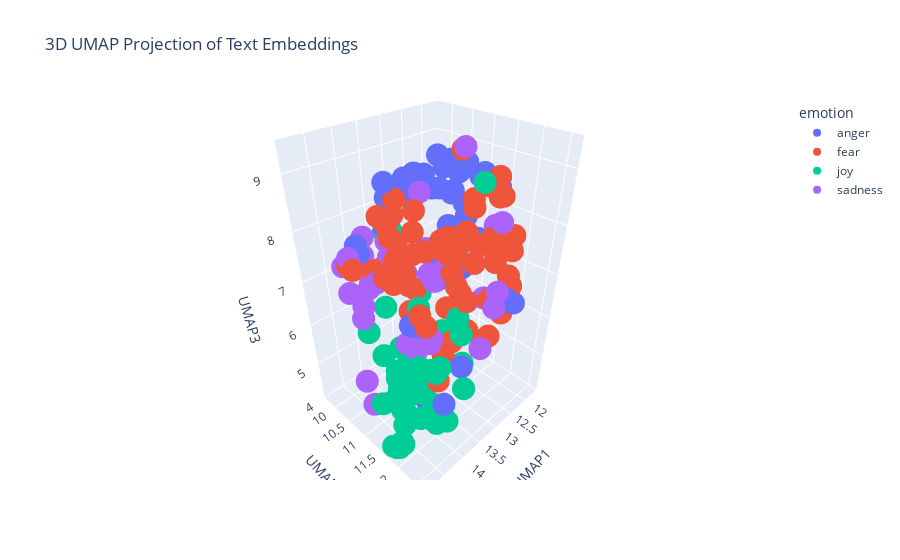

Source (notebook cell):
### Markdown cell above
---
##### <a id='toc1_5_8_1_1_'></a>[**>>> Exercise 4 (Take home):**](#toc0_)

Apply UMAP to the same embeddings to reduce the dimensionality to 3D vectors and plot the 3D graph, discuss the differences and similarities with the 2D graph.

### Code cell
# Answer here
import pandas as pd
import numpy as np
import umap
import plotly.express as px

combined_df = pd.concat([train_df_new, test_df_new], ignore_index=True)
X_embeddings = np.array(combined_df['embeddings_values'].tolist())
reducer_3d = umap.UMAP(n_components=3,metric='cosine',random_state=28
)
embedding_3d = reducer_3d.fit_transform(X_embeddings)

df_plot_3d = pd.DataFrame(embedding_3d, columns=['UMAP1', 'UMAP2', 'UMAP3'])
df_plot_3d['emotion'] = combined_df['emotion']
df_plot_3d['intensity'] = combined_df['intensity']
df_plot_3d['text'] = combined_df['text']

fig_3d = px.scatter_3d(
    df_plot_3d,
    x='UMAP1',
    y='UMAP2',
    z='UMAP3',
    color='emotion',
    hover_data=['text', 'intensity'],
    title='3D UMAP Projection of Text Embeddings'
)

fig_3d.show()

### Figure 1 — Plotly figure (JSON) as saved in the notebook; plotly's stock layout.template omitted (floating-point values rounded to 4 significant figures)
{"data": [{"customdata": [["Still can't log into my fucking Snapchat#Snapchat #snap", 0.9], ["my wasp sting is so itchy", 0.356], ["can't believe Achilles killed me! #angry", 0.75], ["@MetsProspectHub @brianpmangan taking offense to acount...he ranks 32 of 36 over last 2 years by SABR", 0.312], ["Houston might lose a coach tomorrow or by midnight. #yikes ?", 0.312], ["Making my buddy cry !! Bitch wait for revenge 🤗👌🏻", 0.812], ["pray for my boy huff", 0.208], ["@Sargon_of_Akkad It'll be like burning rap albums; they'll have to buy it first, but gosh darn it, they have to get rid of it.", 0.417], ["@iStoleFreeHugs @stephlaris lol I'm happy with my negative, realistic ass self. Sorry to offend you", 0.438], ["I don't even #feel #anger anymore can't explain it .. #Tulsa #Charlotte #Trayvon #SandraBland #Philando #Ferguson #BatonRouge #MichaelBrown", 0.479], ["@DeltaDomain @SawDraze @qurions dis dat nigga from fume right?", 0.417], ["A @FirstBSA not turning up? Why am I not surprised. Late for work again! #fuming", 0.688], ["#Taurus will react angrily when she can't take being provoked any longer.", 0.438], ["GAMEDAY VS BUFORD TODAY AT 5:30 AT HOME!!!!!!!!! NEVER BEEN SO EXCITED ", 0.208], ["I can definitely feel my irritation today, lord give me strength", 0.667], ["@Freepenalties @TMortimerFtbl Doll is a vile creature on the touchline. Every game he has tantrums &amp; shouts at the ref. Would love to see", 0.479], ["@LynneGarrison yeah, I've only seen that floated online as a theory, it was probably made up by a bitter stan. I ignore pets v vets crap too", 0.562], ["@rtrn94 Mine is that the party did decide but the party has been slowly transformed into a vengeful hell-cult of white male resentment", 0.792], ["Keep in mind. We're all weak. Don't insult people just because they're human.", 0.333], ["@DFSCare apparently you are to contact me. Sofas were meant to be delivered today. Old ones gone. Sitting on floor. No sofas! ", 0.583], ["Never forget that 5Live cancelled programs, to allow them to extend 606 so people could call in and detail their outrage after our behaviour", 0.596], ["Before revenge you feel good after revenge you feel worse 💯 @HillaryClinton", 0.458], ["My baskets are better when I'm in a bad mood someone irritate me before practice please", 0.479], ["@VanDashNessa @taotao_salupa5 Nobody in that street burning and looting and terrifying innocent citizens was there, either.", 0.556], ["@FoxNews @SheriffClarke @FoxNewsInsider This man is an affront to our justice system.", 0.688], ["@feistyarcher -trouble,' he feigned anger and gave her a look that told her to behave. He knew she wouldn't though, and that was one of -", 0.417], ["Houston might lose a coach tomorrow or by midnight.  #yikes #offense?", 0.271], [".@RepDelBene: 'Today's proceedings and the entire process is an insult to our constituents.'", 0.593], ["Bes! You don't just tell a true blooded hoopjunkie to switch a f*c@n' team that juz destroyed your own team. You juz don't! #insult", 0.891], ["@rumanaa_r @DaiIyRoasts what did I do to offend you? 🙄😭😂", 0.396], ["@HuffPostUK  NO greater wrath than a woman scorned.", 0.458], ["SOMEONE LET SNAKES IN MY HOUSE, I BET IT @Ya_Boi_Huck I KILL THAT BUGGER WHEN I GET MY HANDS ON HIM  #HuckFP2", 0.764], [" I can't guess if you holding a grudge against the best'", 0.425], ["@RealJeffsdomain Wolfpack theme and trons and sting wore the wolf shirt", 0.312], ["Fake people irritate me", 0.562], ["The liberal outrage over don king saying the N-word really angers me. The white yuppie progressives can go fuck themselves, shame on blacks", 0.863], ["Hey folks sorry if anything offensive got posted on here yesterday my account got hacked. All fixed now though. I hope :-/  #annoyed", 0.521], ["ESPN just assumed I wanted their free magazines ", 0.271], ["@komal_sidhnani true...\\nThey r burning with other's pleasure!\\nPpl in true love happiness everywhere _😃", 0.312], ["Sometimes I get mad over something so minuscule I try to ruin somebodies life not like lose your job like get you into federal prison ", 0.708], ["My eyes have been dilated. I hate the world right now with the rage of a thousand fiery dragons. I need a drink.", 0.812], ["Just joined #pottermore and was sorted into HUFFLEPUFF 😡😡😡 #fuming", 0.708], ["@MaddenFreestyle i turn the game on wanting to play madden, and before i load up a game i just turn it off now.", 0.5], ["Sorry guys I have absolutely no idea what time i'll be on cam tomorrow but will keep you posted. #fuming", 0.417], ["i live and die for mchanzo honeymoon crashing and burning the second they move in together", 0.479], ["@TrevorHMoore @paget_old In Scotland, the right-wingers are the most rabid anti-nationalists. Socialists are mostly in favour.", 0.604], ["@pbhushan1 @IndianExpress so in your opinion is this the worst delhi govt? #acrid #bitter #hypocrisy", 0.708], ["@danbloom1 beware the fury of a weak king", 0.417]], "hovertemplate": "emotion=anger<br>UMAP1=%{x}<br>UMAP2=%{y}<br>UMAP3=%{z}<br>text=%{customdata[0]}<br>intensity=%{customdata[1]}<extra></extra>", "legendgroup": "anger", "marker": {"color": "#636efa", "symbol": "circle"}, "mode": "markers", "name": "anger", "scene": "scene", "showlegend": true, "type": "scatter3d", "x": [12.05, 14.42, 12.44, 12.64, 14.32, 12.51, 13.99, 12.59, 12.71, 12.99, 12.35, 12.02, 12.81, 14.29, 13.55, 12.11, 12.84, 12.4, 12.68, 11.85, 12.28, 12.49, 13.15, 12.85, 12.41, 13.19, 14.25, 12.43, 12.47, 12.57, 12.4, 12.27, 12.94, 13.46, 13.25, 13.06, 12.41, 12.89, 14.14, 13.04, 13.52, 12.06, 12.74, 12.21, 13.81, 12.3, 12.31, 12.45], "y": [10.85, 10.53, 10.5, 11.32, 11.71, 10.39, 11.4, 11.13, 10.53, 11.46, 10.67, 11.15, 10.48, 12.45, 10.3, 12.17, 10.27, 11.08, 10.08, 11.07, 12.13, 10.7, 10.3, 11.79, 11.85, 9.752, 11.74, 11.74, 10.88, 10.59, 10.74, 10.66, 10.22, 12.1, 10.08, 11.21, 10.49, 11.39, 11.9, 10.21, 10.23, 10.8, 11.43, 10.73, 9.711, 11.04, 11.44, 10.46], "z": [7.706, 7.886, 8.289, 7.023, 6.836, 8.274, 6.391, 8.992, 6.455, 8.993, 7.55, 7.334, 8.647, 5.53, 8.38, 6.372, 8.304, 8.931, 8.519, 7.141, 6.525, 8.829, 8.476, 8.979, 8.695, 7.473, 6.797, 8.768, 8.357, 6.357, 8.871, 8.184, 8.179, 5.583, 8.276, 9.03, 6.808, 7.489, 5.052, 8.566, 8.624, 7.96, 7.146, 7.187, 7.118, 8.871, 8.797, 8.891]}, {"customdata": [["thank you for your concern, computer, but my last name isn't misspelled, it's just weird", 0.354], ["@NaziaMemon01 yeah a terror packed terror supported speech..", 0.583], ["When a guy comes on the train that smells like a mixture of a damp dog, old sweat and sewage works!!!! #gross  #getoffthetrain #smelly", 0.438], ["@Berbaqueue @_indubioproreo shocking work ethic by our players, Rooney stifled by their laziness", 0.396], ["81' Goal scorer Vidar Kjartansson comes off in favor of Dor Micha! Another terrific performance by @Vidarkjartans #YallaMaccabi", 0.229], ["Fear blocks blessings, faith unlocks them. #ManUp #fear #faith", 0.388], ["That old lady is cray cray #scared #BellaIsSoCute #awe #Empire", 0.574], ["a #monster is only a #monster if you view him through #fear", 0.5], ["okay i AHVE to start mob psycho 100 today. if i dont im going to fight myself", 0.562], ["The focal points of war lie in #terrorism and the #UN needs to address #violentextremism", 0.75], ["Just #terrible from the cats there. Wow. #AFLCatsSwans", 0.458], ["@AnneMarieIAm Heard #alarm 1. time in Germany today #youFM, TG finally .. and far far too late. Germany always late w UK artists!!😡😠", 0.521], ["#WeirdWednesday OKAY! That jump-scared the #Poop out of me right there. Bad dog, BAD! Total code-brown in my favorite pants. #Damnit ", 0.875], ["@Orrible_Ives I didn't say anything bad about the situation great mate, can't believe some were. Makes me despair of humanity", 0.562], ["@casillasbreanna awe thanks girl 😊😊", 0.146], ["Regardless of your age or station in life, it all comes down to one simple truth: you just have to #start. - Jon Acuff #inspiring #quote", 0.292], ["No @Chrishilly1987 for MOS 😡  #shocking Leads from the front 💪🏻", 0.438], ["Unruly kids at 8am in the morning #nothanks ripping the flower beds up by the roots while their parents watch ", 0.322], ["@jjskeffington @foodbelfast I dread to think!", 0.583], ["I seem to alternate between 'sleep-full' and sleepless nights. Tonight is a sleepless one. 😕 #insomnia  #notfair", 0.583], ["@madihayousufzai Please DM your concern", 0.271], ["I'm getting so nervous for my first anatomy exam 😩", 0.812], ["# ISIS REFERENCES SCRUBBED?  Federal complaint against suspect in NYC, NJ bombings appears to omit terror names in bloody journ...  #news", 0.729], ["Jeans with fake pockets ", 0.125], ["It's 5:55am. I'm hungry but there is no food. #panic", 0.723], ["If purging was real, Kenya would be the country where the elite purge from choppers while the low-class cower under their beds for 12 hours", 0.583], ["@Markgatiss I'm surrounded by those Trump voters. You're right, it is fucking terrifying. #redstate ", 0.854], ["#GADOT please put a left turn signal at Williams and Ivan Allen Jr Blvd. This is absolutely ridiculous #ATLtraffic #horrible", 0.479], ["When you arrive at the office the day before your first ever festival and the Internet is down #panic", 0.75], ["@UCSMindfulness thank u so much! we just finished another #mindfulness film called #release about #anxiety - plz share!", 0.375], ["@metrotrains why is there no disabled access at pontefract monkhill? #terrible", 0.458], ["In dire need of a worship session to just let go of everything", 0.562], ["It's so funny cause Cooper's going to go farther than the people who bully her", 0.146], ["@SalmonDelicious @bigdickkishibae I lost it at 18. Like, really not a big deal. Don't worry about trivial shit like that.", 0.292], ["this Mac update has me some kind of apprehensive.", 0.646], ["@aidankerrpol I think you should do. Get the fashion police involved. ", 0.169], ["ugh!! this is the worst!! i didn't read at all this whole first month of school and i have a unit test on friday!!! awe man!!", 0.646], ["@USAneedsTRUMP @HillaryClinton @realDonaldTrump awe!!! #cnn so bias and doesn't care about people only money", 0.521], ["How am I supposed to intimidate the freshman if half of them are taller than I am??", 0.604], ["Study finds #awe &amp; #wonder of something greater than self, leads to #creative boosts of expansive thinking. @outsideonline #write #thoreau", 0.146], ["I don't know how people can binge watch horror films ...ALONE!😓😰", 0.75], ["oh yay old scientist builds himself a robot assistant and makes it look like a hot naked woman nothing alarming here", 0.3], ["Everything you’ve ever wanted is on the other side of fear. –George Addair #ThursdayThoughts #yourpushfactor  #life #quote", 0.271], ["I polished my nails, but can't find the polish remover. It look like a 3yr old polished my nails lol #horrible", 0.333], ["That old lady is cray cray #scared #BellaIsSoCute  #Empire", 0.5], ["@SueWallace78 peanut butter???? You some kinda pervert?? #awful", 0.375], ["6. 5 minutes to perform and I'm #nervous I wish these noises would stop #handicapped #annoyed", 0.875], ["@rsdeepsea @BreitbartNews If 3 people are in a country of 300 million - you are going to RUIN the whole country over 3 people? #fear", 0.75], ["Don't let fear hold you back from being who you want to be. Use it's power to push you towards your goals. No more fear, just action. ", 0.275], ["I like the commercial where @kohara19, on a chocolate milk bender, steals a soccer ball from some guys and refuses to give it back. ", 0.188], ["Can we start a 'get Chris Sutton off our tv campaign? Spread the work #terrible #pundit #noclue", 0.433], ["If my concerns &amp; anxiety don't matter to you then I shall return the favor. #EyeMatter", 0.729], ["@JeffersonLake speaking of ex cobblers, saw Ricky Holmes at Charlton last week.. tracking back &amp; defending... I dread seeing Gorre on ball..", 0.417], ["I know this is going to be one of those nights where it takes an Act of God to fall asleep. ", 0.771], ["Why upping rooms makes a few apprehend leaving out charcoal ownership: UnZU", 0.396], ["#twitter #users Tweeting on twitter is like playing a game against the computer. Where's the life, Everyone too #afraid to say something?", 0.521], ["Tweeting from the sporadic wifi on the tube ", 0.292], ["There goes the butterflies in my stomach.  #anxietyproblems", 0.702], ["Staff on @ryainair FR1005. Asked for info and told to look online. You get what you pay for. #Ryanair @STN_Airport #Compensation #awful", 0.271], ["@TheDappaMc also £2.50 for a chocolate Feast ice lolly.. proper shocking 😩", 0.438], ["Hillary Clinton looked the other way to the Saudi war on women and their terror financing because they bought her off.", 0.479], ["Having a terrific Tuesday? Crush it today with the Power of 4. Treat your internet like Pizza =D \\n#PowerOf4", 0.25], ["@All4 is the android app it designed to be buggy and work sporadically on a fire TV box? ", 0.25], ["I want to be a woman who #overcomes obstacles by tackling them in #faith instead of tiptoeing around them in #fear. Renee Swope", 0.312]], "hovertemplate": "emotion=fear<br>UMAP1=%{x}<br>UMAP2=%{y}<br>UMAP3=%{z}<br>text=%{customdata[0]}<br>intensity=%{customdata[1]}<extra></extra>", "legendgroup": "fear", "marker": {"color": "#EF553B", "symbol": "circle"}, "mode": "markers", "name": "fear", "scene": "scene", "showlegend": true, "type": "scatter3d", "x": [12.85, 12.83, 12.46, 12.21, 12.66, 14.27, 13.92, 14.14, 13.5, 12.94, 12.15, 12.03, 13.03, 12.56, 13.53, 14.36, 12.35, 13.0, 13.51, 14.3, 12.7, 14.45, 12.85, 13.27, 14.52, 12.64, 13.17, 11.9, 14.36, 14.45, 12.04, 14.46, 13.24, 13.16, 14.37, 12.85, 13.94, 12.59, 13.82, 14.43, 14.55, 13.79, 14.25, 14.04, 14.13, 12.55, 14.27, 13.41, 14.24, 13.11, 12.12, 13.25, 12.27, 14.66, 13.39, 13.33, 13.37, 14.62, 11.92, 12.8, 12.61, 14.03, 11.83, 14.37], "y": [10.17, 11.96, 11.94, 12.05, 12.06, 12.5, 11.98, 12.32, 10.46, 12.09, 12.02, 11.61, 11.71, 11.22, 11.7, 12.61, 11.77, 11.47, 11.95, 10.83, 11.01, 11.56, 12.18, 10.11, 11.38, 11.22, 11.95, 11.89, 11.66, 12.07, 11.97, 10.31, 10.49, 10.57, 11.76, 11.68, 10.76, 12.07, 10.39, 12.18, 11.71, 11.27, 12.58, 10.95, 11.85, 11.88, 11.41, 12.16, 12.58, 11.53, 12.07, 10.63, 12.03, 10.74, 10.34, 12.19, 12.18, 11.71, 11.57, 11.6, 11.98, 12.06, 11.37, 12.48], "z": [6.9, 8.863, 7.584, 6.45, 5.81, 8.603, 8.359, 8.622, 8.389, 8.974, 6.933, 6.992, 8.062, 6.342, 5.667, 8.297, 6.366, 7.859, 7.328, 7.491, 5.947, 8.065, 8.761, 7.892, 7.705, 9.212, 8.762, 7.628, 7.848, 7.317, 7.401, 7.431, 5.87, 6.426, 7.674, 5.836, 8.182, 8.657, 8.155, 7.148, 8.213, 8.548, 8.481, 8.048, 8.199, 7.818, 7.929, 8.77, 8.658, 5.608, 6.718, 7.73, 6.138, 7.615, 7.411, 8.141, 7.815, 7.795, 7.336, 6.463, 8.961, 5.61, 7.108, 8.56]}, {"customdata": [["@liamch88 yeah! :) playing well ", 0.688], ["promise of restoration to the nation of israel...'everywhere you look blessing '..barns/wine overflow.Everything beautiful  #do_u_see", 0.56], ["What a #lively #lovely #shower 😇 ..", 0.82], ["In ever use to like smiling until I realized how good my teeth look ... Witout the braces", 0.613], ["Watch this amazing live.ly broadcast by @swagrman_fan  #musically", 0.521], ["Punchline king is back! @Paedeezy 🔥🔥🔥🔥🔥🔥🔥💯💯💯 #bright city lights", 0.542], ["Love how cheerful that woman is about storing someone else's furniture for an eternity. I'd have sold it by now. #GrandDesigns", 0.36], ["Watch this amazing live.ly broadcast by @elise_awsome_11 #lively #musically", 0.58], ["#ThisIsUs has messed with my mind &amp; now I'm anticipating the next episode with #apprehension &amp; #delight! #isthereahelplineforthis", 0.404], ["Doesn't it just suck when you're so real to someone and try to exhilarate every ounce out of them to only see that they're not down", 0.279], ["@Singaholic121 Good morning, love! Happy first day of fall. Let's make some awesome #autumnmemories #annabailey #laughter #smile", 0.924], ["@AJStylesOrg I know they have you a scripted ego maniac but, I was so elated to hear that you are a devout Christian like myself. Phenomanal", 0.577], ["Rec'd call 2day from Haitian church we started in Florida some 15yrs ago. Preparing to acquire their own bldg. Wanted me to know. #rejoicing", 0.56], ["Yo this 3 v 3 overtime in hockey got me sweaty damn this ish exhilarating", 0.68], ["Watch this amazing live.ly broadcast by @its.finfin  #musically", 0.458], ["@Nikhilv95 @LydiajaneF I wish, I really, truly wish, that I had just a modicum of your banter. #hilarious", 0.646], ["I like talking to someone who makes me laugh, laughter is the best medicine", 0.646], ["Laudrup and his evil white companions rejoice.", 0.36], ["Why have I only just started watching glee this week I am now addicted 🙄  #GLEEK", 0.5], ["Watch this amazing live.ly broadcast by @evanhufferd  #musically", 0.452], ["It's meant to be!! #happy #happy", 0.917], ["I'm due for a big change! I've prayed on it, I think I deserve it #positivity ", 0.6], ["@zinabukvic_ cheer up", 0.38], ["Time to go hit up the library - I have a lovely PILE of book reservations to collect this morning...  #books #reading", 0.521], ["You don't smile and you say you're in love, but that's why I don't love", 0.146], ["@chrisrock brings back great memories of hilarity on #SATURDAYNIGHTLIVE", 0.64], ["@DailyMailCeleb @KTHopkins Katie I love how you describe yourself as 'normal'. Really you're anything but! #hilarious #neverchange", 0.5], ["@KMunie7 @KaranEsch Helluva lot more animated than they were for the actual game &gt;.&lt;", 0.327], ["Meanwhile, the so-called M’s fans sit there knitting or sleeping not sure which but they certainly aren’t cheering like the other teams fans", 0.271], ["@clonmacart I'm beaming with glee.", 0.729], ["When we give cheerfully and accept gratefully, everyone is blessed.\\n»Maya Angelou\\n\\n@DrMayaAngelou #RIP #MayaAngelou", 0.44], ["Watch this amazing live.ly broadcast by @maisiev #lively #musically", 0.542], ["@samvirwin fancy! I have some of those and I have never put them up, I should do that. Also, I vote jaunty angles then no one will judge", 0.52], ["Being a veteran just totally got me out of a ticket. I'm elated right now, close call.", 0.604], ["I'm watching joyful noise for 100000000 time cuz I love this movie and @KekePalmer", 0.792], ["Thinking about trying some comedy on youtube. Always been fond of it. Time to nut up. #laughter #comedy #maybeoneday #hopefullyfunny #LOL", 0.646], ["@MacDsmash you should get some @SSB_Swedish delight", 0.404], ["It feels good to get outside for a minute and get some fresh air.  It's hard to stay cooped up inside all day ", 0.58], ["@chencouture LMAO Is it that 'so slutty' hater girl? That video was hilarious. 😂", 0.7], ["Sioux Valley wins home competitive #cheer invite with a score of 158. ...Dell Rapids second at 138", 0.583], ["I love my family so much #lucky #grateful #smartassfamily  #love", 0.936], ["@kwelbyroberts they will come and you will rejoice at their arrival.", 0.458], ["A lifetime of laughter at the expense of the death of a bachelor", 0.354], ["@hesham786 that's the spirit #optimism", 0.396], ["@billie21806 @cnnbrk tell that to your bodies cheering on the deaths of black people by cops. their fear is killing us.", 0.1]], "hovertemplate": "emotion=joy<br>UMAP1=%{x}<br>UMAP2=%{y}<br>UMAP3=%{z}<br>text=%{customdata[0]}<br>intensity=%{customdata[1]}<extra></extra>", "legendgroup": "joy", "marker": {"color": "#00cc96", "symbol": "circle"}, "mode": "markers", "name": "joy", "scene": "scene", "showlegend": true, "type": "scatter3d", "x": [13.32, 14.42, 14.61, 14.49, 14.78, 14.49, 13.34, 14.72, 14.36, 13.26, 14.24, 14.15, 14.49, 14.69, 14.8, 13.9, 14.29, 13.7, 14.89, 14.85, 14.24, 14.29, 13.81, 14.35, 13.23, 14.75, 13.74, 12.97, 13.0, 14.45, 14.4, 14.7, 13.12, 14.66, 14.78, 14.35, 12.96, 14.71, 12.86, 14.28, 14.37, 14.22, 13.65, 13.8, 13.03], "y": [12.0, 12.01, 11.78, 11.49, 11.78, 11.77, 11.05, 11.83, 11.95, 10.05, 11.2, 12.13, 12.34, 12.23, 11.76, 10.93, 10.9, 12.38, 11.85, 11.71, 11.85, 11.86, 11.68, 11.61, 9.709, 11.37, 11.0, 11.54, 11.26, 11.82, 12.39, 11.83, 11.28, 12.01, 11.95, 10.57, 11.64, 11.85, 10.4, 12.52, 11.39, 12.13, 10.22, 11.89, 12.02], "z": [5.505, 4.884, 4.662, 5.594, 4.144, 4.81, 5.669, 4.317, 7.342, 7.546, 5.396, 5.927, 5.237, 6.101, 4.162, 5.585, 5.619, 5.408, 5.608, 4.201, 5.299, 5.98, 5.444, 5.881, 7.453, 5.03, 5.454, 6.127, 7.103, 5.5, 5.07, 4.241, 5.752, 5.687, 5.37, 6.013, 5.764, 5.883, 6.096, 5.141, 5.128, 5.212, 6.046, 5.653, 8.994]}, {"customdata": [["@Cigna bows out for the moment. Rather than sulk, I'm going to @UCSF for an opinion from the guys studying #Oligodendroglioma. ✌️&amp; ❤️ &amp; 🍩's", 0.312], ["When health insurance won't cover TMS but they let me know they cover ECT #mentalhealth #psychology #depression #TMS #ECT", 0.811], ["All clouded out.\\n\\n Considering using a camera, 1) star trails 2) eyepiece projection.", 0.25], ["untypical kinda Friday #dull", 0.542], ["@DaltonRapattoni sadly i have to go to bed now don't announce anything while i'm gone thank u i love you", 0.417], ["We can't even grieve over one black body before another one pops up due to pig brutality", 0.892], ["Damn gud #premiere #LethalWeapon...#funny and ", 0.229], ["Sometimes The Worst Place You Can Be Is In Your Own Head.'\\n\\n#quotes #worstenemy #depression #thinktoomuch", 0.854], ["@Ren102e906 Just do what you can, don't get discouraged, maybe some prayers for divine intervention to help you would help :)", 0.438], ["Good morning lovely people. Not gonna lie I've woken up feeling pretty glum.", 0.754], ["@Hayles_101 The three R's depress me.", 0.792], ["@cotsonika @NHL well, they should all be unhappy for the way they played.  Right @fmjacob ??", 0.542], ["I'm slugging vitamin D pills by the handful, like they were m&amp;ms. When will this eternal winter end?! #Melbourne #grim #overit", 0.675], ["so lost i'm faded", 0.729], ["This pretentious dick in Night Gallery just fucking, used a towel to dry off his sink", 0.396], ["That's me for the evening, though! Way too lit to finish these off properly without causing some serious mischief.", 0.396], ["@AerLingus #business class #Los Angeles to Dublin #destroyed luggage #60 day customer response time #unhappy customer", 0.583], ["Alt-J - Hunger of the pine.", 0.235], ["Has anyone noticed that @npr stories in recent days all paint positive accomplishments for Trump and challenges for Hillary? #surprised ", 0.333], ["@chelseafc let them know it's the ", 0.3], ["Itching something #serious RN haven't slept but considering taking like 6 Benadryl for a 20 min nap I am itching SO BADLY wow", 0.542], ["#RiceFODays now I am Alex Butler's class on financial management. Starts off with a great, relevant class discussion: movies and sunk costs", 0.229], ["Hey @AppleSupport - how do I find my play history on new #ios10 #appleMusic #music #lost", 0.375], ["Currently unfollowing anything relating to disneyworld or Florida! #holidayblues #depressing #wantogoback 😭💔", 0.75], ["In serious need of a nap", 0.354], ["@ATTCares why do I have 2 wait 48 hours to call YOU back to cancel an order I JUST placed after already spending 2 hours on the phone?! ", 0.464], ["1Pet 4:7  But the end of all things is at hand: be ye therefore #sober, and #watch unto prayer", 0.479], ["Feeling worthless as always #depression", 0.958], ["@Ashleyavitia_ don't leave me #sad", 0.875], ["Thank God she warned me before I walked to that sink cause lord knows I would've been sick to my stomach and would've wanted to sue lbvfs", 0.521], ["@m_giacchino will this be aired on radio or filmed? Lots of fans over the pond too! #wales #lost", 0.354], ["i can't take u #serious unless u use #emojis", 0.271], ["I wonder what would happen if I were a father. #weary", 0.625], ["Are you serious??", 0.292], ["The horrible puns for the day have been made. I shall return to my cage in a dark corner by myself while crying &amp; laughing hysterical now.", 0.458], ["It feel like we lost a family member🙄😂", 0.708], ["If you #invest in my new #film I will stop asking you to invest in my new film. #concessions #crime #despair #shortsightedness #celebrities", 0.458], ["A .500 season is all I'm looking for at this point. #depressing #royals", 0.688], ["If I had a little bit of extra money I would blow the whole paycheck and go to one of the two of @KygoMusic's concerts in LA. #serious", 0.167], ["im thoroughly in love w zen and jumin and i dont think id even have the patience for either of them irl im old and weary", 0.458], ["Buddha doesn't possess enough power to deliver you from your affliction!", 0.542], ["Folk Band 'Thistle Down' will be replaced by 'The Paul Edwards Quartet' at Laurel Bank Park Sat 24 11am - 3pm due to ill health #jazz #blues", 0.417], ["Just watched Django Unchained, Other people may frown, but I titter in delight! 2/5", 0.333]], "hovertemplate": "emotion=sadness<br>UMAP1=%{x}<br>UMAP2=%{y}<br>UMAP3=%{z}<br>text=%{customdata[0]}<br>intensity=%{customdata[1]}<extra></extra>", "legendgroup": "sadness", "marker": {"color": "#ab63fa", "symbol": "circle"}, "mode": "markers", "name": "sadness", "scene": "scene", "showlegend": true, "type": "scatter3d", "x": [14.06, 13.97, 14.21, 14.23, 13.52, 12.84, 14.85, 13.95, 13.74, 13.78, 13.04, 12.66, 13.64, 14.3, 13.45, 13.89, 11.93, 14.58, 12.88, 13.0, 14.59, 14.42, 12.8, 13.67, 14.51, 11.68, 14.13, 13.93, 13.44, 13.66, 12.98, 13.36, 14.55, 13.9, 14.16, 13.4, 13.07, 13.18, 14.52, 13.74, 12.68, 12.35, 14.82], "y": [11.93, 11.05, 10.52, 10.59, 10.02, 11.45, 11.24, 10.79, 11.57, 10.62, 10.98, 11.18, 10.87, 10.15, 11.04, 10.13, 11.43, 11.23, 12.29, 12.14, 10.53, 11.73, 12.27, 10.85, 10.22, 11.28, 11.64, 10.67, 10.45, 11.8, 12.35, 10.01, 10.41, 10.02, 10.22, 10.24, 10.79, 10.99, 10.69, 9.744, 10.02, 11.64, 11.03], "z": [6.522, 7.353, 6.925, 7.08, 6.823, 9.354, 4.99, 7.582, 5.996, 6.907, 6.74, 6.841, 7.135, 7.247, 8.672, 6.932, 7.322, 7.566, 8.386, 5.765, 7.719, 6.523, 7.024, 7.153, 7.386, 7.528, 6.131, 7.347, 6.927, 7.659, 6.817, 7.346, 6.941, 7.646, 6.33, 6.637, 7.384, 6.981, 6.516, 7.075, 8.438, 6.341, 5.42]}], "layout": {"legend": {"title": {"text": "emotion"}, "tracegroupgap": 0}, "scene": {"domain": {"x": [0, 1], "y": [0, 1]}, "xaxis": {"title": {"text": "UMAP1"}}, "yaxis": {"title": {"text": "UMAP2"}}, "zaxis": {"title": {"text": "UMAP3"}}}, "title": {"text": "3D UMAP Projection of Text Embeddings"}}}
